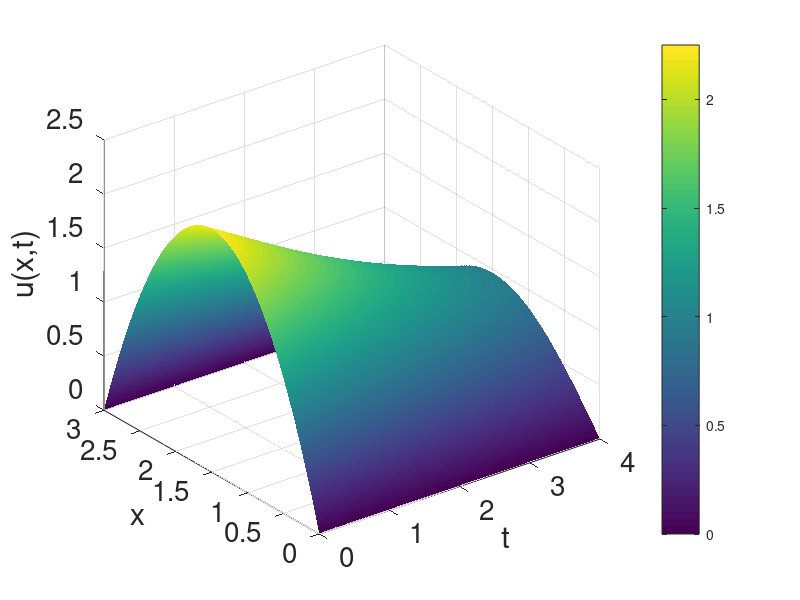

The MATLAB script that drew this image:
% MA 510 / CS 522: Numerical Methods
% Instructor: Prof. Andrea Arnold
%
% Example: Forward Difference with Heat Equation
%
% 1D heat equation: u_t - alpha^2*u_xx = 0, where alpha^2 = 1/5
% Consider x on [0,3] and t on [0,4]
% Dirichlet BC: u(0,t) = u(3,t) = 0 
% Initial condition: u(x,0) = 3x - x^2

% Spatial discretization
L  = 3; % length of spatial coordinates, x in [0,L]
dx = 0.01; 
x_vals = 0:dx:L;
nxvals = length(x_vals);
m = nxvals-2;

% Time discretization
T  = 4; % end time
dt = 0.0001; %0.05; 
t_vals = 0:dt:T;
ntvals = length(t_vals);

% Heat equation parameters
alpha2 = 1/5;
c = alpha2*dt/(dx^2);

% Build foward difference scheme matrix
v_main = (1-2*c)*ones(m,1);
v_off  = c*ones(m-1,1);
A = diag(v_off,-1) + diag(v_main,0) + diag(v_off,1);

% Initialize solution vector with initial condition u(x,0)
U_sol = 3*x_vals(2:end-1) - x_vals(2:end-1).^2; % only use interior points
U_sol = U_sol';

% Create matrix to store solution vectors at each time point
U_save = NaN(m,ntvals);
U_save(:,1) = U_sol;

% Apply forward difference scheme to compute approximate solution
for n = 1:ntvals-1
    U_sol = A*U_sol;
    U_save(:,n+1) = U_sol;
end

% Augment solution with BCs before plotting
U_plot = [zeros(1,ntvals); U_save; zeros(1,ntvals)];

% Plot solution
figure(1);
surf(t_vals,x_vals,U_plot);
xlabel('t'); ylabel('x'); zlabel('u(x,t)');
set(gca,'FontSize',20);
shading interp  % gets rid of grid lines on surf plot
colorbar % adds colorbar
%view(2) % changes view to 2D


